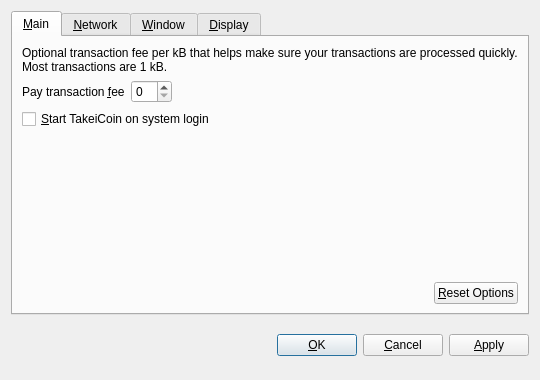
<?xml version="1.0" encoding="UTF-8"?>
<ui version="4.0">
 <class>OptionsDialog</class>
 <widget class="QDialog" name="OptionsDialog">
  <property name="geometry">
   <rect>
    <x>0</x>
    <y>0</y>
    <width>540</width>
    <height>380</height>
   </rect>
  </property>
  <property name="windowTitle">
   <string>Options</string>
  </property>
  <property name="modal">
   <bool>true</bool>
  </property>
  <layout class="QVBoxLayout" name="verticalLayout">
   <item>
    <widget class="QTabWidget" name="tabWidget">
     <property name="tabPosition">
      <enum>QTabWidget::North</enum>
     </property>
     <property name="currentIndex">
      <number>0</number>
     </property>
     <widget class="QWidget" name="tabMain">
      <attribute name="title">
       <string>&amp;Main</string>
      </attribute>
      <layout class="QVBoxLayout" name="verticalLayout_Main">
       <item>
        <widget class="QLabel" name="transactionFeeInfoLabel">
         <property name="text">
          <string>Optional transaction fee per kB that helps make sure your transactions are processed quickly. Most transactions are 1 kB.</string>
         </property>
         <property name="textFormat">
          <enum>Qt::PlainText</enum>
         </property>
         <property name="wordWrap">
          <bool>true</bool>
         </property>
        </widget>
       </item>
       <item>
        <layout class="QHBoxLayout" name="horizontalLayout_1_Main">
         <item>
          <widget class="QLabel" name="transactionFeeLabel">
           <property name="text">
            <string>Pay transaction &amp;fee</string>
           </property>
           <property name="textFormat">
            <enum>Qt::PlainText</enum>
           </property>
           <property name="buddy">
            <cstring>transactionFee</cstring>
           </property>
          </widget>
         </item>
         <item>
          <widget class="BitcoinAmountField" name="transactionFee"/>
         </item>
         <item>
          <spacer name="horizontalSpacer_1_Main">
           <property name="orientation">
            <enum>Qt::Horizontal</enum>
           </property>
           <property name="sizeHint" stdset="0">
            <size>
             <width>40</width>
             <height>20</height>
            </size>
           </property>
          </spacer>
         </item>
        </layout>
       </item>
       <item>
        <widget class="QCheckBox" name="bitcoinAtStartup">
         <property name="toolTip">
          <string>Automatically start TakeiCoin after logging in to the system.</string>
         </property>
         <property name="text">
          <string>&amp;Start TakeiCoin on system login</string>
         </property>
        </widget>
       </item>
       <item>
        <spacer name="verticalSpacer_Main">
         <property name="orientation">
          <enum>Qt::Vertical</enum>
         </property>
         <property name="sizeHint" stdset="0">
          <size>
           <width>20</width>
           <height>40</height>
          </size>
         </property>
        </spacer>
       </item>
       <item>
        <layout class="QHBoxLayout" name="horizontalLayout_2_Main">
         <item>
          <spacer name="horizontalSpacer_2_Main">
           <property name="orientation">
            <enum>Qt::Horizontal</enum>
           </property>
           <property name="sizeHint" stdset="0">
            <size>
             <width>40</width>
             <height>20</height>
            </size>
           </property>
          </spacer>
         </item>
         <item>
          <widget class="QPushButton" name="resetButton">
           <property name="toolTip">
            <string>Reset all client options to default.</string>
           </property>
           <property name="text">
            <string>&amp;Reset Options</string>
           </property>
           <property name="autoDefault">
            <bool>false</bool>
           </property>
          </widget>
         </item>
        </layout>
       </item>
      </layout>
     </widget>
     <widget class="QWidget" name="tabNetwork">
      <attribute name="title">
       <string>&amp;Network</string>
      </attribute>
      <layout class="QVBoxLayout" name="verticalLayout_Network">
       <item>
        <widget class="QCheckBox" name="mapPortUpnp">
         <property name="toolTip">
          <string>Automatically open the TakeiCoin client port on the router. This only works when your router supports UPnP and it is enabled.</string>
         </property>
         <property name="text">
          <string>Map port using &amp;UPnP</string>
         </property>
        </widget>
       </item>
       <item>
        <widget class="QCheckBox" name="connectSocks">
         <property name="toolTip">
          <string>Connect to the TakeiCoin network through a SOCKS proxy (e.g. when connecting through Tor).</string>
         </property>
         <property name="text">
          <string>&amp;Connect through SOCKS proxy:</string>
         </property>
        </widget>
       </item>
       <item>
        <layout class="QHBoxLayout" name="horizontalLayout_Network">
         <item>
          <widget class="QLabel" name="proxyIpLabel">
           <property name="text">
            <string>Proxy &amp;IP:</string>
           </property>
           <property name="textFormat">
            <enum>Qt::PlainText</enum>
           </property>
           <property name="buddy">
            <cstring>proxyIp</cstring>
           </property>
          </widget>
         </item>
         <item>
          <widget class="QValidatedLineEdit" name="proxyIp">
           <property name="maximumSize">
            <size>
             <width>140</width>
             <height>16777215</height>
            </size>
           </property>
           <property name="toolTip">
            <string>IP address of the proxy (e.g. 127.0.0.1)</string>
           </property>
          </widget>
         </item>
         <item>
          <widget class="QLabel" name="proxyPortLabel">
           <property name="text">
            <string>&amp;Port:</string>
           </property>
           <property name="textFormat">
            <enum>Qt::PlainText</enum>
           </property>
           <property name="buddy">
            <cstring>proxyPort</cstring>
           </property>
          </widget>
         </item>
         <item>
          <widget class="QLineEdit" name="proxyPort">
           <property name="maximumSize">
            <size>
             <width>55</width>
             <height>16777215</height>
            </size>
           </property>
           <property name="toolTip">
            <string>Port of the proxy (e.g. 9050)</string>
           </property>
          </widget>
         </item>
         <item>
          <widget class="QLabel" name="socksVersionLabel">
           <property name="text">
            <string>SOCKS &amp;Version:</string>
           </property>
           <property name="textFormat">
            <enum>Qt::PlainText</enum>
           </property>
           <property name="buddy">
            <cstring>socksVersion</cstring>
           </property>
          </widget>
         </item>
         <item>
          <widget class="QValueComboBox" name="socksVersion">
           <property name="toolTip">
            <string>SOCKS version of the proxy (e.g. 5)</string>
           </property>
          </widget>
         </item>
         <item>
          <spacer name="horizontalSpacer_Network">
           <property name="orientation">
            <enum>Qt::Horizontal</enum>
           </property>
           <property name="sizeHint" stdset="0">
            <size>
             <width>40</width>
             <height>20</height>
            </size>
           </property>
          </spacer>
         </item>
        </layout>
       </item>
       <item>
        <spacer name="verticalSpacer_Network">
         <property name="orientation">
          <enum>Qt::Vertical</enum>
         </property>
         <property name="sizeHint" stdset="0">
          <size>
           <width>20</width>
           <height>40</height>
          </size>
         </property>
        </spacer>
       </item>
      </layout>
     </widget>
     <widget class="QWidget" name="tabWindow">
      <attribute name="title">
       <string>&amp;Window</string>
      </attribute>
      <layout class="QVBoxLayout" name="verticalLayout_Window">
       <item>
        <widget class="QCheckBox" name="minimizeToTray">
         <property name="toolTip">
          <string>Show only a tray icon after minimizing the window.</string>
         </property>
         <property name="text">
          <string>&amp;Minimize to the tray instead of the taskbar</string>
         </property>
        </widget>
       </item>
       <item>
        <widget class="QCheckBox" name="minimizeOnClose">
         <property name="toolTip">
          <string>Minimize instead of exit the application when the window is closed. When this option is enabled, the application will be closed only after selecting Quit in the menu.</string>
         </property>
         <property name="text">
          <string>M&amp;inimize on close</string>
         </property>
        </widget>
       </item>
       <item>
        <spacer name="verticalSpacer_Window">
         <property name="orientation">
          <enum>Qt::Vertical</enum>
         </property>
         <property name="sizeHint" stdset="0">
          <size>
           <width>20</width>
           <height>40</height>
          </size>
         </property>
        </spacer>
       </item>
      </layout>
     </widget>
     <widget class="QWidget" name="tabDisplay">
      <attribute name="title">
       <string>&amp;Display</string>
      </attribute>
      <layout class="QVBoxLayout" name="verticalLayout_Display">
       <item>
        <layout class="QHBoxLayout" name="horizontalLayout_1_Display">
         <item>
          <widget class="QLabel" name="langLabel">
           <property name="text">
            <string>User Interface &amp;language:</string>
           </property>
           <property name="textFormat">
            <enum>Qt::PlainText</enum>
           </property>
           <property name="buddy">
            <cstring>lang</cstring>
           </property>
          </widget>
         </item>
         <item>
          <widget class="QValueComboBox" name="lang">
           <property name="toolTip">
            <string>The user interface language can be set here. This setting will take effect after restarting TakeiCoin.</string>
           </property>
          </widget>
         </item>
        </layout>
       </item>
       <item>
        <layout class="QHBoxLayout" name="horizontalLayout_2_Display">
         <item>
          <widget class="QLabel" name="unitLabel">
           <property name="text">
            <string>&amp;Unit to show amounts in:</string>
           </property>
           <property name="textFormat">
            <enum>Qt::PlainText</enum>
           </property>
           <property name="buddy">
            <cstring>unit</cstring>
           </property>
          </widget>
         </item>
         <item>
          <widget class="QValueComboBox" name="unit">
           <property name="toolTip">
            <string>Choose the default subdivision unit to show in the interface and when sending coins.</string>
           </property>
          </widget>
         </item>
        </layout>
       </item>
       <item>
        <widget class="QCheckBox" name="displayAddresses">
         <property name="toolTip">
          <string>Whether to show TakeiCoin addresses in the transaction list or not.</string>
         </property>
         <property name="text">
          <string>&amp;Display addresses in transaction list</string>
         </property>
        </widget>
       </item>
       <item>
        <spacer name="verticalSpacer_Display">
         <property name="orientation">
          <enum>Qt::Vertical</enum>
         </property>
         <property name="sizeHint" stdset="0">
          <size>
           <width>20</width>
           <height>40</height>
          </size>
         </property>
        </spacer>
       </item>
      </layout>
     </widget>
    </widget>
   </item>
   <item>
    <layout class="QHBoxLayout" name="horizontalLayout_Buttons">
     <item>
      <spacer name="horizontalSpacer_1">
       <property name="orientation">
        <enum>Qt::Horizontal</enum>
       </property>
       <property name="sizeHint" stdset="0">
        <size>
         <width>40</width>
         <height>48</height>
        </size>
       </property>
      </spacer>
     </item>
     <item>
      <widget class="QLabel" name="statusLabel">
       <property name="font">
        <font>
         <weight>75</weight>
         <bold>true</bold>
        </font>
       </property>
       <property name="text">
        <string/>
       </property>
       <property name="textFormat">
        <enum>Qt::PlainText</enum>
       </property>
       <property name="wordWrap">
        <bool>true</bool>
       </property>
      </widget>
     </item>
     <item>
      <spacer name="horizontalSpacer_2">
       <property name="orientation">
        <enum>Qt::Horizontal</enum>
       </property>
       <property name="sizeHint" stdset="0">
        <size>
         <width>40</width>
         <height>48</height>
        </size>
       </property>
      </spacer>
     </item>
     <item>
      <widget class="QPushButton" name="okButton">
       <property name="text">
        <string>&amp;OK</string>
       </property>
      </widget>
     </item>
     <item>
      <widget class="QPushButton" name="cancelButton">
       <property name="text">
        <string>&amp;Cancel</string>
       </property>
       <property name="autoDefault">
        <bool>false</bool>
       </property>
      </widget>
     </item>
     <item>
      <widget class="QPushButton" name="applyButton">
       <property name="text">
        <string>&amp;Apply</string>
       </property>
       <property name="autoDefault">
        <bool>false</bool>
       </property>
      </widget>
     </item>
    </layout>
   </item>
  </layout>
 </widget>
 <customwidgets>
  <customwidget>
   <class>BitcoinAmountField</class>
   <extends>QSpinBox</extends>
   <header>bitcoinamountfield.h</header>
  </customwidget>
  <customwidget>
   <class>QValueComboBox</class>
   <extends>QComboBox</extends>
   <header>qvaluecombobox.h</header>
  </customwidget>
  <customwidget>
   <class>QValidatedLineEdit</class>
   <extends>QLineEdit</extends>
   <header>qvalidatedlineedit.h</header>
  </customwidget>
 </customwidgets>
 <resources/>
 <connections/>
</ui>
